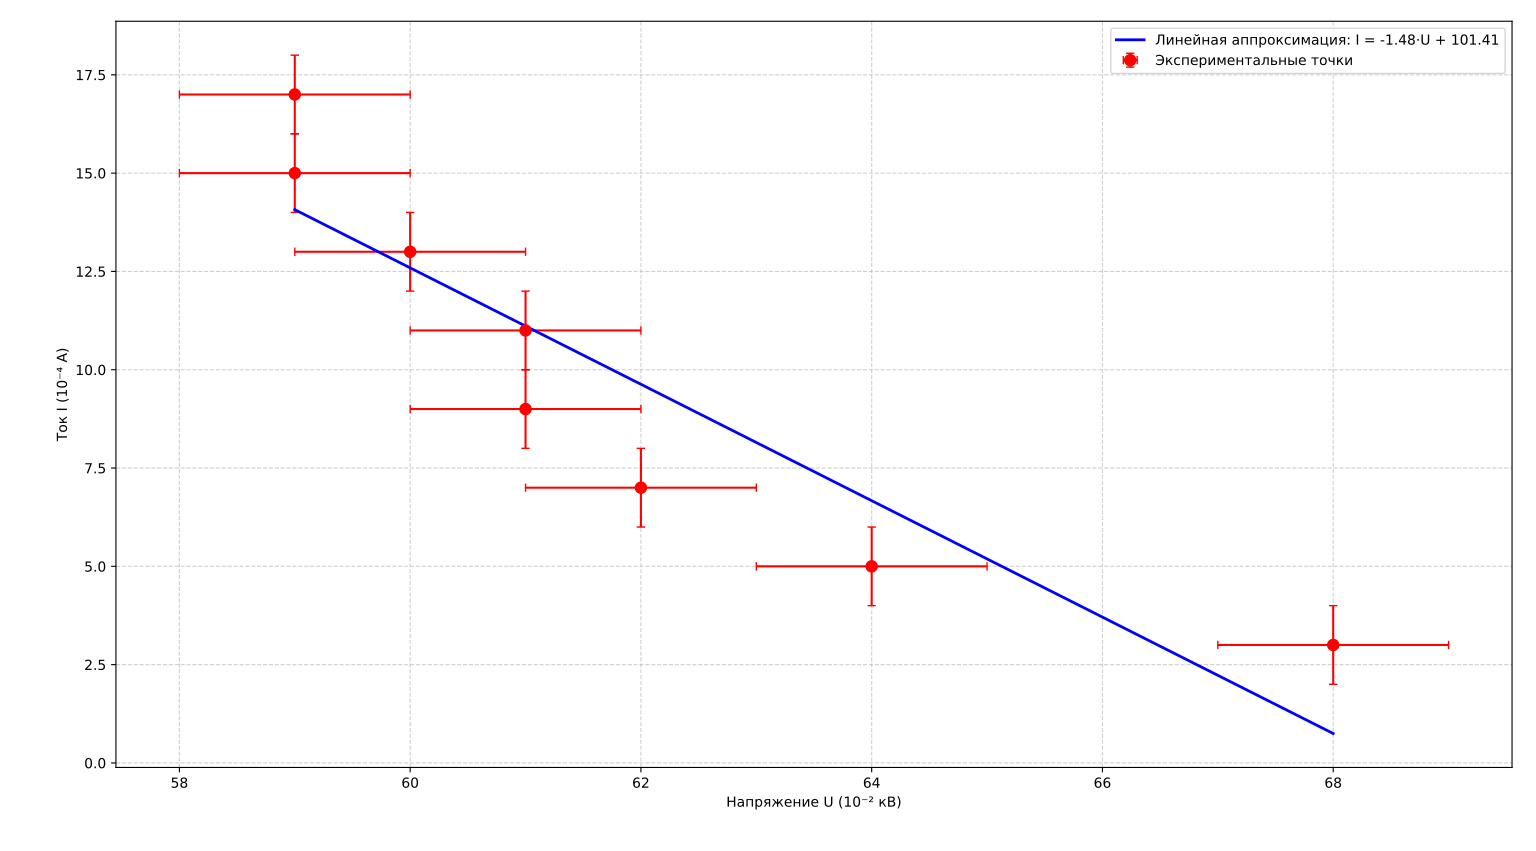

This figure's Python source:
import numpy as np
import matplotlib.pyplot as plt

# Исходные данные: U в 10^-2 кВ, I в 10^-4 А
U = np.array([59, 59, 60, 61, 61, 62, 64, 68])
I = np.array([17, 15, 13, 11, 9, 7, 5, 3])

# U = np.array([ 125, 122, 120, 118, 115])
# I = np.array([ 9, 7, 5, 3, 1])

# Аргон
# Первая ВАХ
# U = np.array([ 40, 40, 42, 44, 47, 48, 49, 49])
# I = np.array([ 15, 13, 11, 9, 7, 5, 3, 1])

# Вторая ВАХ
# U = np.array([ 93, 93, 92, 89, 86, 83, 80, 76, 69])
# I = np.array([ 17, 15, 13, 11, 9, 7, 5, 3, 1])

# Погрешности: половина последнего разряда (явно указываем int)
dU = np.full_like(U, 1, dtype=int)   # для напряжения
dI = np.full_like(I, 1, dtype=int)   # для тока

print(*dU)  # теперь должно вывести 0.5 0.5 ...

# Линейная аппроксимация
coeffs = np.polyfit(U, I, 1)
k, b = coeffs
print(f'Коэффициенты аппроксимации: k = {k:.3f}, b = {b:.3f}')

U_fit = np.linspace(U.min(), U.max(), 100)
I_fit = k * U_fit + b

plt.figure(figsize=(10, 6))
plt.errorbar(U, I, xerr=dU, yerr=dI, fmt='ro', markersize=8, capsize=3,
             label='Экспериментальные точки')
plt.plot(U_fit, I_fit, 'b-', linewidth=2,
         label=f'Линейная аппроксимация: I = {k:.2f}·U + {b:.2f}')

plt.xlabel('Напряжение U (10⁻² кВ)')
plt.ylabel('Ток I (10⁻⁴ А)')
plt.grid(True, linestyle='--', alpha=0.6)
plt.legend()
plt.tight_layout()
plt.show()
